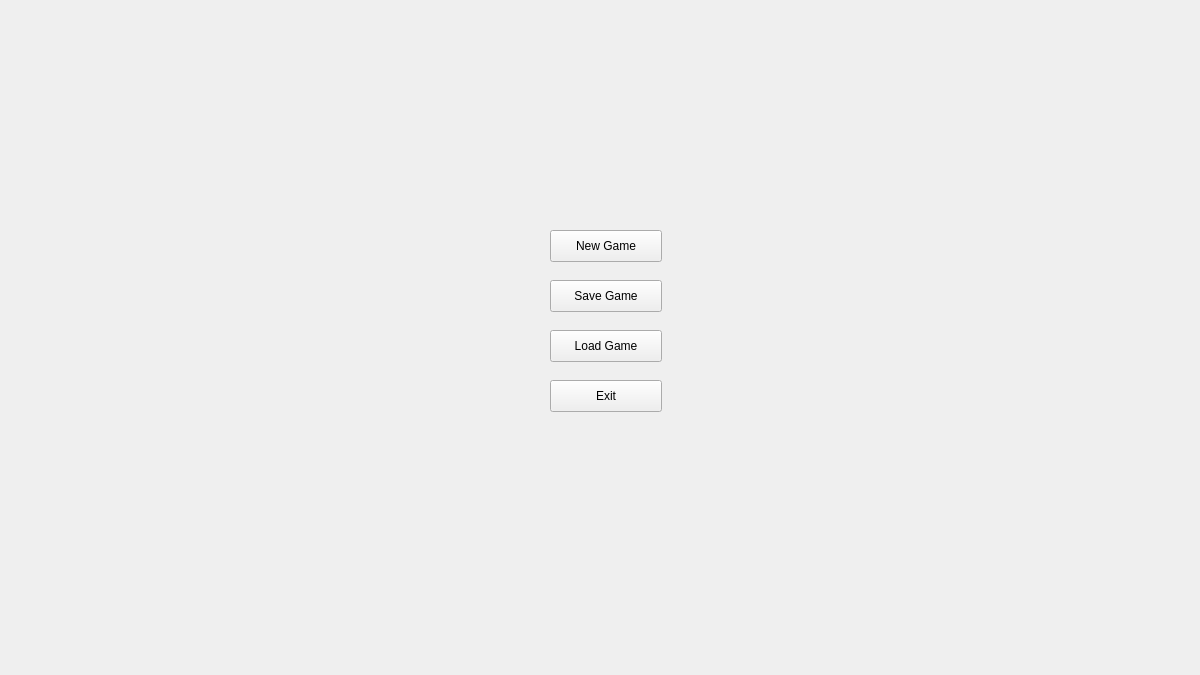
<?xml version="1.0" encoding="UTF-8"?>
<ui version="4.0">
 <class>MainWindow</class>
 <widget class="QMainWindow" name="MainWindow">
  <property name="geometry">
   <rect>
    <x>0</x>
    <y>0</y>
    <width>1200</width>
    <height>675</height>
   </rect>
  </property>
  <property name="maximumSize">
   <size>
    <width>1200</width>
    <height>675</height>
   </size>
  </property>
  <property name="windowTitle">
   <string>MainWindow</string>
  </property>
  <property name="styleSheet">
   <string notr="true">background-image: url(:/images/Bez nazwy-3.png);</string>
  </property>
  <widget class="QWidget" name="centralwidget">
   <widget class="QPushButton" name="pushButton">
    <property name="geometry">
     <rect>
      <x>550</x>
      <y>230</y>
      <width>112</width>
      <height>32</height>
     </rect>
    </property>
    <property name="text">
     <string>New Game</string>
    </property>
   </widget>
   <widget class="QPushButton" name="pushButton_3">
    <property name="geometry">
     <rect>
      <x>550</x>
      <y>380</y>
      <width>112</width>
      <height>32</height>
     </rect>
    </property>
    <property name="text">
     <string>Exit</string>
    </property>
   </widget>
   <widget class="QPushButton" name="pushButton_4">
    <property name="geometry">
     <rect>
      <x>550</x>
      <y>280</y>
      <width>112</width>
      <height>32</height>
     </rect>
    </property>
    <property name="text">
     <string>Save Game</string>
    </property>
   </widget>
   <widget class="QPushButton" name="pushButton_2">
    <property name="geometry">
     <rect>
      <x>550</x>
      <y>330</y>
      <width>112</width>
      <height>32</height>
     </rect>
    </property>
    <property name="text">
     <string>Load Game</string>
    </property>
   </widget>
  </widget>
 </widget>
 <resources/>
 <connections/>
</ui>
